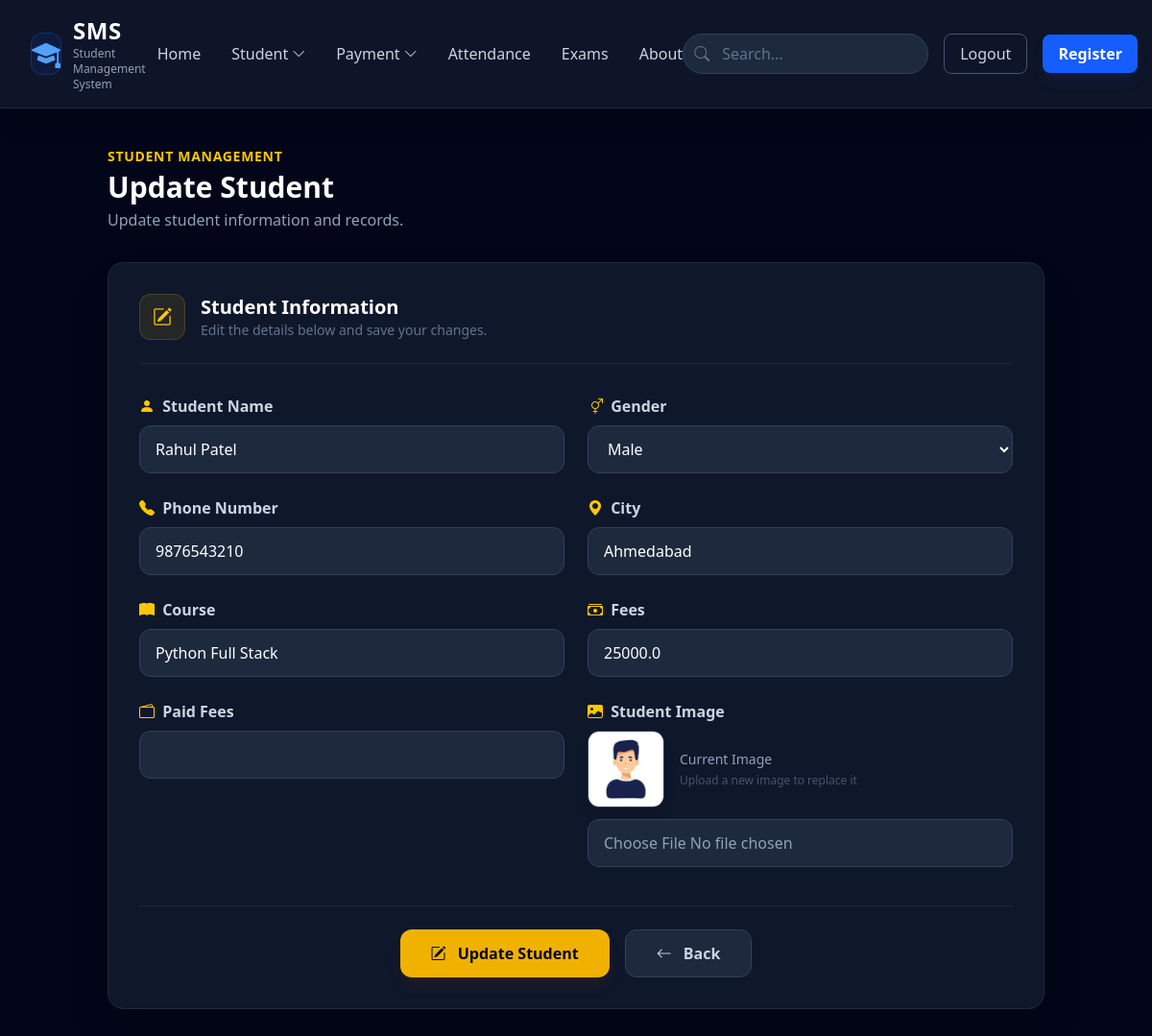
The app's page /update/6 with its own data.
### student_app/models.py (models this page shows, shortened)
class Student(models.Model):
    gender = (
        ('male','male'),
        ('female','female')
    )
    name = models.CharField(max_length=50)
    gender = models.CharField(max_length=10,choices=gender)
    phone = models.IntegerField()
    city = models.CharField(max_length=50)
    course = models.CharField(max_length=50)
    fees = models.FloatField()
    image = models.ImageField(upload_to='media')

### student_app/views.py (the view)
# urls.py: path('update/<int:id>',views.update),
def update(request,id):
    s1 = Student.objects.get(id=id)
    if request.method == 'POST':
        s1.name = request.POST.get('name')
        s1.gender = request.POST.get('gender')
        s1.phone = request.POST.get('phone')
        s1.city = request.POST.get('city')
        s1.course = request.POST.get('course')
        s1.fees = request.POST.get('fees')
        s1.image = request.FILES.get('image')
        s1.save()
        return redirect(showlist)
    else:
        return render(request,'updatestudent.html',{'s1':s1})

### templates/updatestudent.html (shortened to what this page needs)
{% extends "base.html" %}
{% block contain %}
    <div class="max-w-5xl mx-auto py-10 px-6">
        <div class="mb-8">
            <p class="text-yellow-400 text-sm font-semibold uppercase tracking-wider mb-1">
                Student Management
            </p>
            <h1 class="text-3xl font-bold text-white">
                Update Student
            </h1>
            <p class="text-slate-400 mt-1">
                Update student information and records.
            </p>
        </div>
        <div class="bg-slate-900 border border-slate-800 rounded-2xl shadow-2xl p-8">
            <div class="flex items-center gap-4 mb-8 pb-6 border-b border-slate-800">
                <div class="w-12 h-12 rounded-xl bg-yellow-500/10 border border-yellow-500/20 flex items-center justify-center">
                    <i class="bi bi-pencil-square text-xl text-yellow-400"></i>
                </div>
                <div>
                    <h2 class="text-xl font-semibold text-white">
                        Student Information
                    </h2>
                    <p class="text-slate-500 text-sm">
                        Edit the details below and save your changes.
                    </p>
                </div>
            </div>
            <form method="post" enctype="multipart/form-data">
                <div class="grid md:grid-cols-2 gap-6">
                    <div>
                        <label class="block font-semibold mb-2 text-slate-300">
                            <i class="bi bi-person-fill text-yellow-400 mr-1"></i>
                            Student Name
                        </label>
                        <input
                            type="text"
                            name="name"
                            value="{{s1.name}}"
                            class="w-full bg-slate-800 border border-slate-700 text-white rounded-xl px-4 py-3 focus:outline-none focus:border-yellow-500 focus:ring-2 focus:ring-yellow-500/20 transition"
                        >
                    </div>
                    <div>
                        <label class="block font-semibold mb-2 text-slate-300">
                            <i class="bi bi-gender-ambiguous text-yellow-400 mr-1"></i>
                            Gender
                        </label>
                        <select
                            name="gender"
                            class="w-full bg-slate-800 border border-slate-700 text-white rounded-xl px-4 py-3 focus:outline-none focus:border-yellow-500 focus:ring-2 focus:ring-yellow-500/20 transition">
                            <option value="male" {% if student.gender == "male" %}selected{% endif %}>
                                Male
                            </option>
                        </select>
                    </div>
                    <div>
                        <label class="block font-semibold mb-2 text-slate-300">
                            <i class="bi bi-telephone-fill text-yellow-400 mr-1"></i>
                            Phone Number
                        </label>
                        <input
                            type="number"
                            name="phone"
                            value="{{s1.phone}}"
                            class="w-full bg-slate-800 border border-slate-700 text-white rounded-xl px-4 py-3 focus:outline-none focus:border-yellow-500 focus:ring-2 focus:ring-yellow-500/20 transition"
                        >
                    </div>
                    <div>
                        <label class="block font-semibold mb-2 text-slate-300">
                            <i class="bi bi-geo-alt-fill text-yellow-400 mr-1"></i>
                            City
                        </label>
                        <input
                            type="text"
                            name="city"
                            value="{{s1.city}}"
                            class="w-full bg-slate-800 border border-slate-700 text-white rounded-xl px-4 py-3 focus:outline-none focus:border-yellow-500 focus:ring-2 focus:ring-yellow-500/20 transition"
                        >
                    </div>
                    <div>
                        <label class="block font-semibold mb-2 text-slate-300">
                            <i class="bi bi-book-fill text-yellow-400 mr-1"></i>
                            Course
                        </label>
                        <input
                            type="text"
                            name="course"
                            value="{{s1.course}}"
                            class="w-full bg-slate-800 border border-slate-700 text-white rounded-xl px-4 py-3 focus:outline-none focus:border-yellow-500 focus:ring-2 focus:ring-yellow-500/20 transition"
                        >
                    </div>
                    <div>
                        <label class="block font-semibold mb-2 text-slate-300">
                            <i class="bi bi-cash-stack text-yellow-400 mr-1"></i>
                            Fees
                        </label>
                        <input
                            type="number"
                            name="fees"
                            value="{{s1.fees}}"
                            class="w-full bg-slate-800 border border-slate-700 text-white rounded-xl px-4 py-3 focus:outline-none focus:border-yellow-500 focus:ring-2 focus:ring-yellow-500/20 transition"
                        >
                    </div>
                    <div>
                        <label class="block font-semibold mb-2 text-slate-300">
                            <i class="bi bi-wallet2 text-yellow-400 mr-1"></i>
                            Paid Fees
                        </label>
                        <input
                            type="number"
                            name="paidfees"
                            value="{{s1.paidfees}}"
                            class="w-full bg-slate-800 border border-slate-700 text-white rounded-xl px-4 py-3 focus:outline-none focus:border-yellow-500 focus:ring-2 focus:ring-yellow-500/20 transition"
                        >
                    </div>
                    <div>
                        <label class="block font-semibold mb-2 text-slate-300">
                            <i class="bi bi-image-fill text-yellow-400 mr-1"></i>
                            Student Image
                        </label>
                        <div class="flex items-center gap-4 mb-3">
                            <img
                                src="/media/{{s1.image}}"
                                class="w-20 h-20 object-cover rounded-xl border border-slate-700 shadow-lg"
                            >
                            <div>
                                <p class="text-slate-400 text-sm">
                                    Current Image
                                </p>
                                <p class="text-slate-600 text-xs mt-1">
                                    Upload a new image to replace it
                                </p>
                            </div>
                        </div>
                        <input
                            type="file"
                            name="image"
                            class="w-full bg-slate-800 border border-slate-700 text-slate-400 rounded-xl px-4 py-3 focus:outline-none focus:border-yellow-500 transition"
                        >
                    </div>
                </div>
                <div class="flex justify-center gap-4 mt-10 pt-6 border-t border-slate-800">
                    <button
                        type="submit"
                        class="bg-yellow-500 hover:bg-yellow-400 text-slate-950 px-8 py-3 rounded-xl font-semibold shadow-lg shadow-yellow-900/20 transition">
                        <i class="bi bi-pencil-square mr-2"></i>
                        Update Student
                    </button>
                    <a
                        href="/showlist"
                        class="bg-slate-800 border border-slate-700 text-slate-300 hover:bg-slate-700 px-8 py-3 rounded-xl font-semibold transition">
                        <i class="bi bi-arrow-left mr-2"></i>
                        Back
                    </a>
                </div>
            </form>
        </div>
    </div>
{% endblock contain %}

### records on screen
Student: name "Rahul Patel", phone "9876543210", city "Ahmedabad", course "Python Full Stack", fees "25000.0", image (picture)
